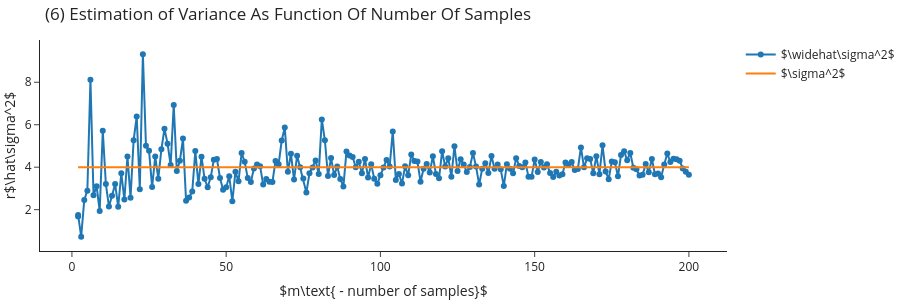

Here is the notebook cell this chart was saved with:
### Markdown cell above
### Estimating Variance of Distribution

### Code cell
estimated_sigmas = []
for m in ms:
    X = np.random.normal(mu, sigma, size=m)
    estimated_sigmas.append(X.var(ddof=1)) 
    

go.Figure([go.Scatter(x=ms, y=estimated_sigmas, mode='markers+lines', name=r'$\widehat\sigma^2$'),
           go.Scatter(x=ms, y=[sigma**2]*len(ms), mode='lines', name=r'$\sigma^2$')],
         layout=go.Layout(title="(6) Estimation of Variance As Function Of Number Of Samples", 
                          xaxis_title="$m\\text{ - number of samples}$", 
                          yaxis_title="r$\hat\sigma^2$",
                          height=300)).show()

### Figure 1 — Plotly figure (JSON) as saved in the notebook; plotly's stock layout.template omitted (floating-point values rounded to 4 significant figures; data arrays with more than 128 entries replaced by an {"elided": "..."} marker saying what was removed)
{"data": [{"mode": "markers+lines", "name": "$\\widehat\\sigma^2$", "type": "scatter", "x": {"elided": "200 int values"}, "y": {"elided": "200 float values"}}, {"mode": "lines", "name": "$\\sigma^2$", "type": "scatter", "x": {"elided": "200 int values"}, "y": {"elided": "200 int values"}}], "layout": {"height": 300, "title": {"text": "(6) Estimation of Variance As Function Of Number Of Samples"}, "xaxis": {"title": {"text": "$m\\text{ - number of samples}$"}}, "yaxis": {"title": {"text": "r$\\hat\\sigma^2$"}}}}
